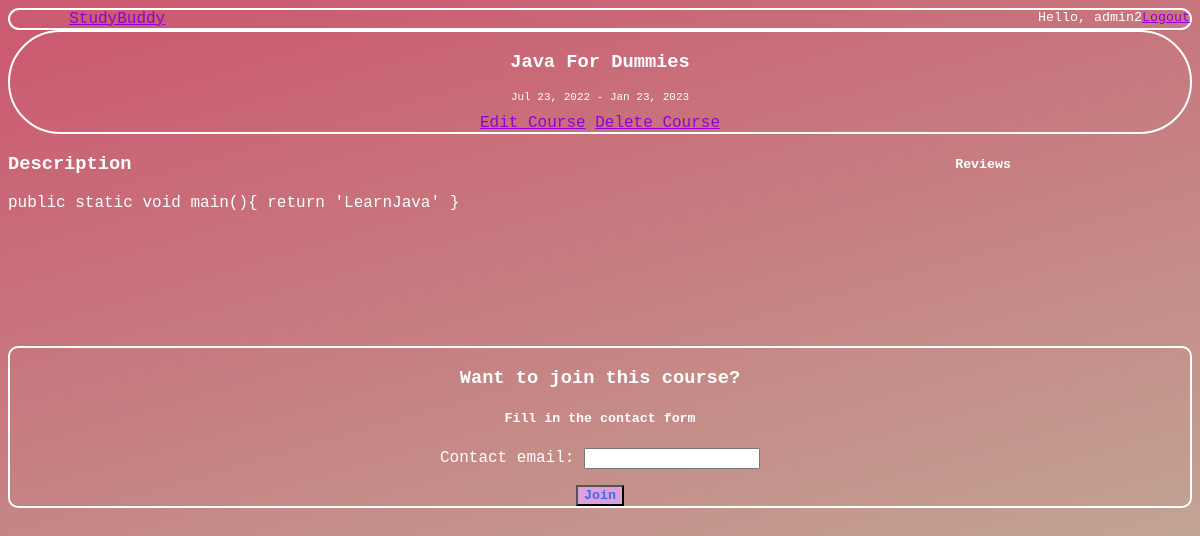
/course/4 (signed in), run on the app's committed database.
### base/models.py (models this page shows, shortened)
class Course(models.Model):
    title = models.CharField(max_length=150)
    host = models.ForeignKey(User, on_delete=models.CASCADE)
    description = models.TextField(null=True, verbose_name='Course Descrtiption')
    start_date = models.DateTimeField(verbose_name='Course starts')
    end_date = models.DateTimeField(verbose_name='Course ends')
    class Meta:
        ordering = ['-start_date', '-end_date']

### base/views.py (the view, shortened to what this page needs)
class CourseView(DetailView, FormView):
    model = Course
    form_class = ParticipantForm
    template_name = 'base/course.html'
    context_object_name = 'course'
    pk_url_kwarg = 'course_id'
    def get_context_data(self, **kwargs):
        context = super().get_context_data(**kwargs)
        context['contact_form'] = ParticipantForm()
        return context

### base/forms.py
class ParticipantForm(ModelForm):
    class Meta:
        model = Participant
        fields = ['contact_email']

### base/templates/base/course.html (shortened to what this page needs)
{% extends 'main.html' %}
{% block content %}
<div class="course-card">
    <div class="course_title">
        <h3>{{course.title}}</h3>
        <p class="course-dates">{{course.start_date|date:"M d, Y"}} - {{course.end_date|date:"M d, Y"}}</p>
        {% if request.user == course.host %}
            <a href="{% url 'update-course' course.id %}">Edit Course</a>
            <a href="{% url 'delete-course' course.id %}">Delete Course</a>
        {% else %}
            <p></p>
        {% endif %}
    </div>
    <div class="course-details">
        <div class="course-description">
            <h3>Description</h3>
            {% if course.description %}
            <p>{{course.description}}</p>
            {% else %}
            <p>No Description </p>
            {% endif %}
        </div>
        <div class="course-reviews">
            <h5>Reviews</h5>
        </div>
    </div>
    <div class="contact-form">
        <h3>Want to join this course?</h3>
        {% if request.user.is_authenticated %}
            <h5>Fill in the contact form</h5>
            <form action="" METHOD="POST">
                {{contact_form.as_p}}
                <input id="join-button" type="submit" value="Join">
            </form>
        {% else %}
            <button><a href="{% url 'login' %}">Sign in to continue</a></button>
        {% endif %}
    </div>
</div>
{% endblock content %}

### templates/navbar.html (shortened to what this page needs)
<div class="navbar">
    <a href="{% url 'home' %}">StudyBuddy</a>
    <div class="navbar-user">
        {% if request.user.is_authenticated%}
        <small>Hello, {{request.user.username}}</small>
        <small><a href="{% url 'logout' %}">Logout</a></small>
        {% else %}
        <small><a href="{%url 'login'%}">Login</a></small>
        {% endif %}
    </div>
</div>

### templates/main.html (style rules this page uses)
* { font-family: 'Courier New'; color: white; }
body { height: 100vh; background: rgb(203,91,113); background: linear-gradient(164deg, rgba(203,91,113,1) 5%, rgba(191,187,158,1) 98%); }
a { color: darkviolet; }
input { color: black; }

### templates/navbar.html (style rules this page uses)
.navbar { border: 2px solid; border-radius: 20px; display: flex; justify-content: space-between; padding-left: 5%; }
.navbar-user { display: flex; justify-content: space-around; }

### base/templates/base/course.html (style rules this page uses)
.course-details { display: grid; grid-template-columns: 4fr 1fr; }
.course-dates { font-size: 11px; }
.course_title { border: 2px solid; border-radius: 100px; text-align: center; }
.course-details { padding-bottom: 10%; }
.contact-form { text-align: center; border: 2px solid; border-radius: 10px; }
#join-button { background-color: plum; color: royalblue; font-weight: bold; }

### data on the page
Course: title "Java For Dummies", start_date "Jul 23, 2022", end_date "Jan 23, 2023", description "public static void main(){ return 'LearnJava' }"

### other printed values
{{ request.user.username }} "admin2"
